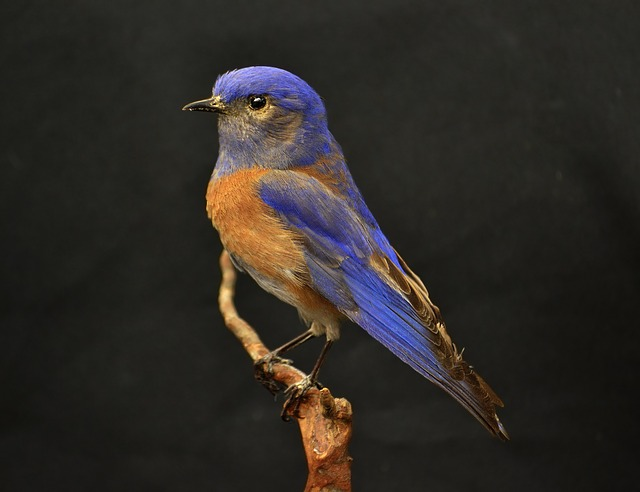
#> input picture images/bird.jpg, 640 x 492 px
$ python exercise2e.py
#> lines starting #> are read from the running program, lines starting #| are printed output that depends on the picture; after the words box and inside, x2 and y2 are one past the last pixel; in counts of white or black regions, pixels touching at a corner belong together
#> further down, img is the input picture: shape (492, 640, 3); mean R, G, B 46.1, 42.1, 37.6
# exercise 2.e
from UZ_utils import *
import numpy as np
import cv2
from matplotlib import pyplot as plt

def otsu(img):
    # testing all thresholds from 0 to the maximum of the image
    threshold_range = range(np.max(256))
    criterias = [compute_otsu_criteria(img, th) for th in threshold_range]
    # best threshold is the one minimizing the Otsu criteria
    return threshold_range[np.argmin(criterias)]

def compute_otsu_criteria(im, th):
    # create the thresholded image
    thresholded_im = np.zeros(im.shape)
    thresholded_im[im >= th] = 1
    # compute weights
    nb_pixels = im.size
    nb_pixels1 = np.count_nonzero(thresholded_im)
    weight1 = nb_pixels1 / nb_pixels
    weight0 = 1 - weight1
    # if one the classes is empty, eg all pixels are below or above the threshold, that threshold will not be considered
    # in the search for the best threshold
    if weight1 == 0 or weight0 == 0:
        return np.inf
    # find all pixels belonging to each class
    val_pixels1 = im[thresholded_im == 1]
    val_pixels0 = im[thresholded_im == 0]
    # compute variance of these classes
    var0 = np.var(val_pixels0) if len(val_pixels0) > 0 else 0
    var1 = np.var(val_pixels1) if len(val_pixels1) > 0 else 0
    return weight0 * var0 + weight1 * var1

def rgb2gray(rgb):
    rgb = rgb.astype(np.float64)
    r, g, b = rgb[:, :, 0], rgb[:, :, 1], rgb[:, :, 2]
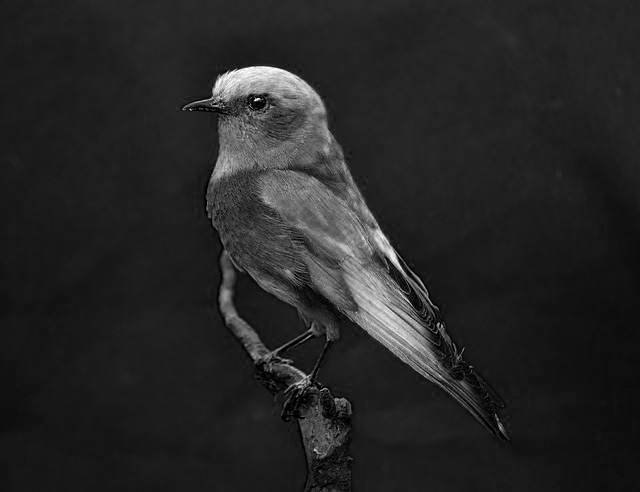
#> b: shape (492, 640) float64; min 0, max 255, mean 37.6
    v = (r + g + b) / 3
    return v.astype(np.uint8)

def myhist(arr, n):
#> called with n = 255
    min = np.min(arr)
#> min = 0
    max = np.max(arr)
#> max = 253
    diff = max - min
#> diff = 253
    arr = arr.reshape(-1)
    arr = ((arr.astype(np.float64) - min) / diff) * (n-1)
    arr = arr.astype(np.uint8)
    counts = np.zeros(n, np.uint32)
    for x in arr:
        counts[x] += 1
#> this loop made 314880 passes
#> x on passes 1 to 3: 30, 30, 30
#> after the loop, counts = 255 values, max 18266 at index 30, min 0 at index 231, mean 1234.8
    return counts / len(arr)


img = plt.imread('images/bird.jpg') # 0-255
grey = rgb2gray(np.copy(img))

numOfBins = 255
histogram = myhist(np.copy(grey), numOfBins)
#> histogram = 255 values, max 0.058 at index 30, min 0 at index 231, mean 0.00392
threshold = otsu(grey)
#> call 3 of compute_otsu_criteria, with th = 2
#> in compute_otsu_criteria (call 3), `thresholded_im[im >= th] = 1`:
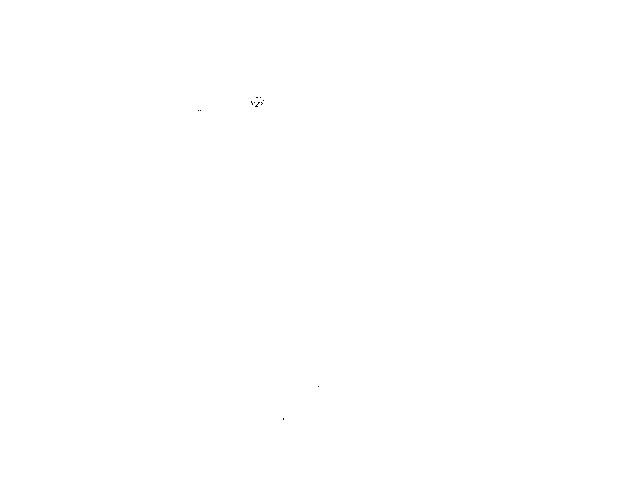
#> thresholded_im: shape (492, 640) float64; values 0 (black) and 1 (white), 100% white; black in thin lines or dots, all inside (x1, y1, x2, y2) = (198, 97, 319, 420)
#> in compute_otsu_criteria (call 3), `nb_pixels1 = np.count_nonzero(thresholded_im)`: nb_pixels1 = 314855
#> in compute_otsu_criteria (call 3), `weight0 = 1 - weight1`: weight0 = 7.94e-05
#> in compute_otsu_criteria (call 3), `val_pixels0 = im[thresholded_im == 0]`: val_pixels0 = 25 values, max 1 at index 0, min 0 at index 1, mean 0.72
#> in compute_otsu_criteria (call 3), `var0 = np.var(val_pixels0) if len(val_pixels0) > 0 else 0`: var0 = 0.202
#> in compute_otsu_criteria (call 38), `thresholded_im[im >= th] = 1`:
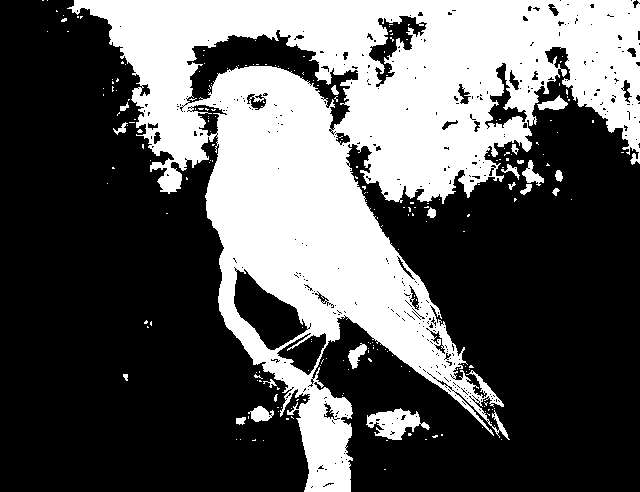
#> thresholded_im: shape (492, 640) float64; values 0 (black) and 1 (white), 35.6% white; 222 white regions (202 under 20 px), largest, box (x1, y1, x2, y2) and area: (67, 0, 640, 492) 108566, (366, 408, 430, 440) 1068, (248, 406, 274, 422) 251
#> in compute_otsu_criteria (call 38), `nb_pixels1 = np.count_nonzero(thresholded_im)`: nb_pixels1 = 111990
#> in compute_otsu_criteria (call 38), `weight1 = nb_pixels1 / nb_pixels`: weight1 = 0.356
#> in compute_otsu_criteria (call 38), `weight0 = 1 - weight1`: weight0 = 0.644
#> in compute_otsu_criteria (call 38), `var0 = np.var(val_pixels0) if len(val_pixels0) > 0 else 0`: var0 = 26.76
#> in compute_otsu_criteria (call 38), `var1 = np.var(val_pixels1) if len(val_pixels1) > 0 else 0`: var1 = 1417.7
#> in compute_otsu_criteria (call 39), `thresholded_im[im >= th] = 1`:
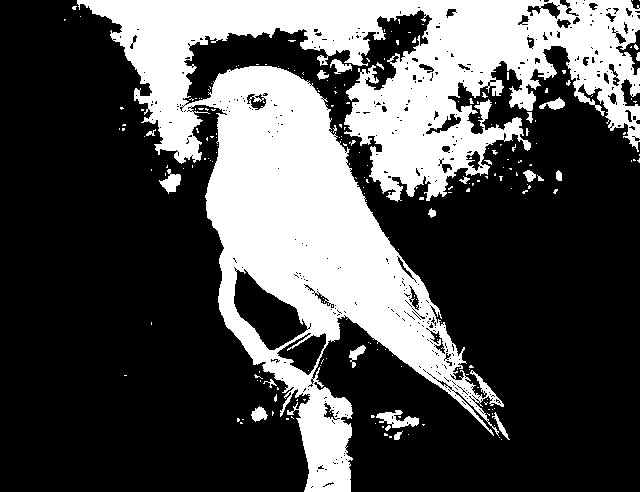
#> thresholded_im: shape (492, 640) float64; values 0 (black) and 1 (white), 31.5% white; 216 white regions (194 under 20 px), largest, box (x1, y1, x2, y2) and area: (77, 0, 640, 492) 96330, (376, 410, 419, 428) 393, (159, 169, 181, 194) 274
#> in compute_otsu_criteria (call 39), `nb_pixels1 = np.count_nonzero(thresholded_im)`: nb_pixels1 = 99230
#> in compute_otsu_criteria (call 39), `weight1 = nb_pixels1 / nb_pixels`: weight1 = 0.315
#> in compute_otsu_criteria (call 39), `weight0 = 1 - weight1`: weight0 = 0.685
#> in compute_otsu_criteria (call 39), `var0 = np.var(val_pixels0) if len(val_pixels0) > 0 else 0`: var0 = 29.26
#> in compute_otsu_criteria (call 39), `var1 = np.var(val_pixels1) if len(val_pixels1) > 0 else 0`: var1 = 1478.6
#> in compute_otsu_criteria (call 40), `thresholded_im[im >= th] = 1`:
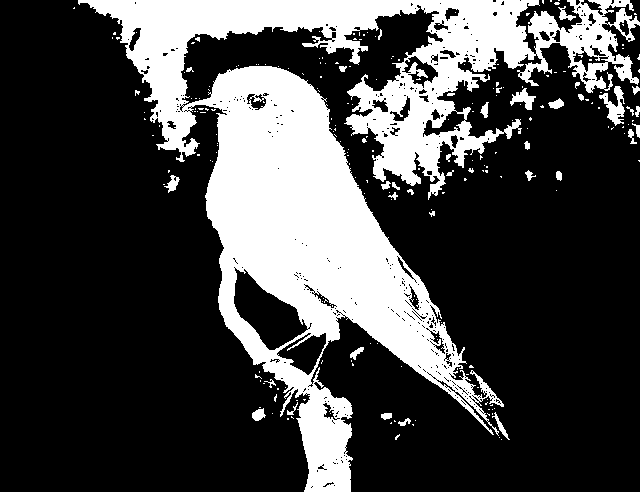
#> thresholded_im: shape (492, 640) float64; values 0 (black) and 1 (white), 27.1% white; 226 white regions (190 under 20 px), largest, box (x1, y1, x2, y2) and area: (78, 0, 640, 492) 82463, (599, 86, 625, 126) 445, (510, 88, 536, 110) 259
#> in compute_otsu_criteria (call 40), `nb_pixels1 = np.count_nonzero(thresholded_im)`: nb_pixels1 = 85466
#> in compute_otsu_criteria (call 40), `weight1 = nb_pixels1 / nb_pixels`: weight1 = 0.271
#> in compute_otsu_criteria (call 40), `weight0 = 1 - weight1`: weight0 = 0.729
#> in compute_otsu_criteria (call 40), `var0 = np.var(val_pixels0) if len(val_pixels0) > 0 else 0`: var0 = 32.13
#> in compute_otsu_criteria (call 40), `var1 = np.var(val_pixels1) if len(val_pixels1) > 0 else 0`: var1 = 1529.6
#> in otsu, `criterias = [compute_otsu_criteria(img, th) for th in threshold_range]`: criterias = 256 items, first 6: inf, 843.5, 843.4, 843.3, 843.3, 843.1
#> threshold = 73
mask = np.where(grey < threshold, 0, 1)
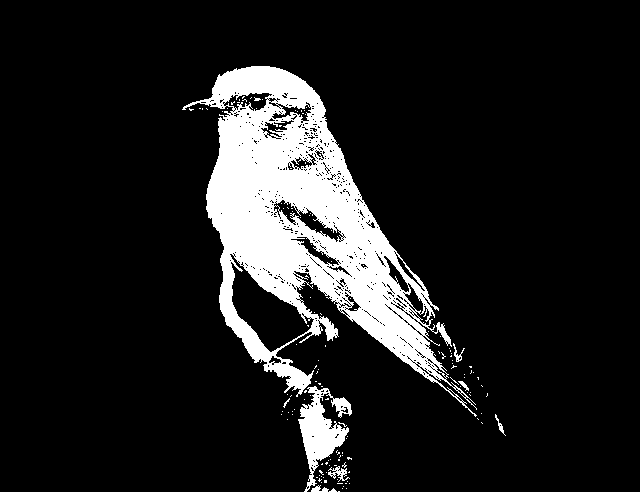
#> mask: shape (492, 640) int64; values 0 (black) and 1 (white), 12.1% white; 138 white regions (130 under 20 px), largest, box (x1, y1, x2, y2) and area: (182, 66, 477, 417) 34951, (298, 386, 352, 492) 2349, (328, 466, 350, 482) 140
print(threshold)
#| 73


f = plt.figure()
f.add_subplot(2, 2, 1)
plt.imshow(img)
f.add_subplot(2, 2, 2)
plt.imshow(grey, cmap="gray")
f.add_subplot(2, 2, 3)
plt.bar(np.arange(numOfBins), histogram)
f.add_subplot(2, 2, 4)
plt.imshow(mask, cmap="gray")

plt.show()
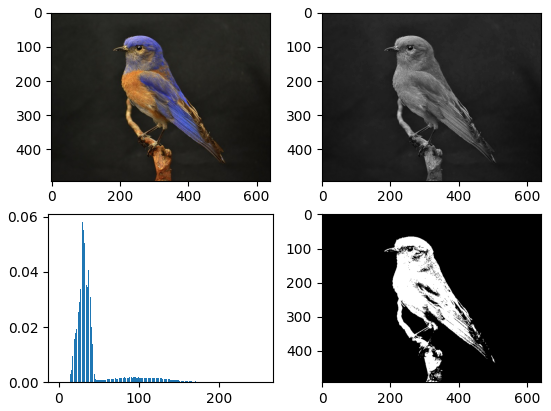
#> figure drawn by matplotlib, 4 panels; panel 3: tallest bar 0.058 high, from x = 29.6 to 30.4

$ run again, with images/img0.jpg copied over images/bird.jpg
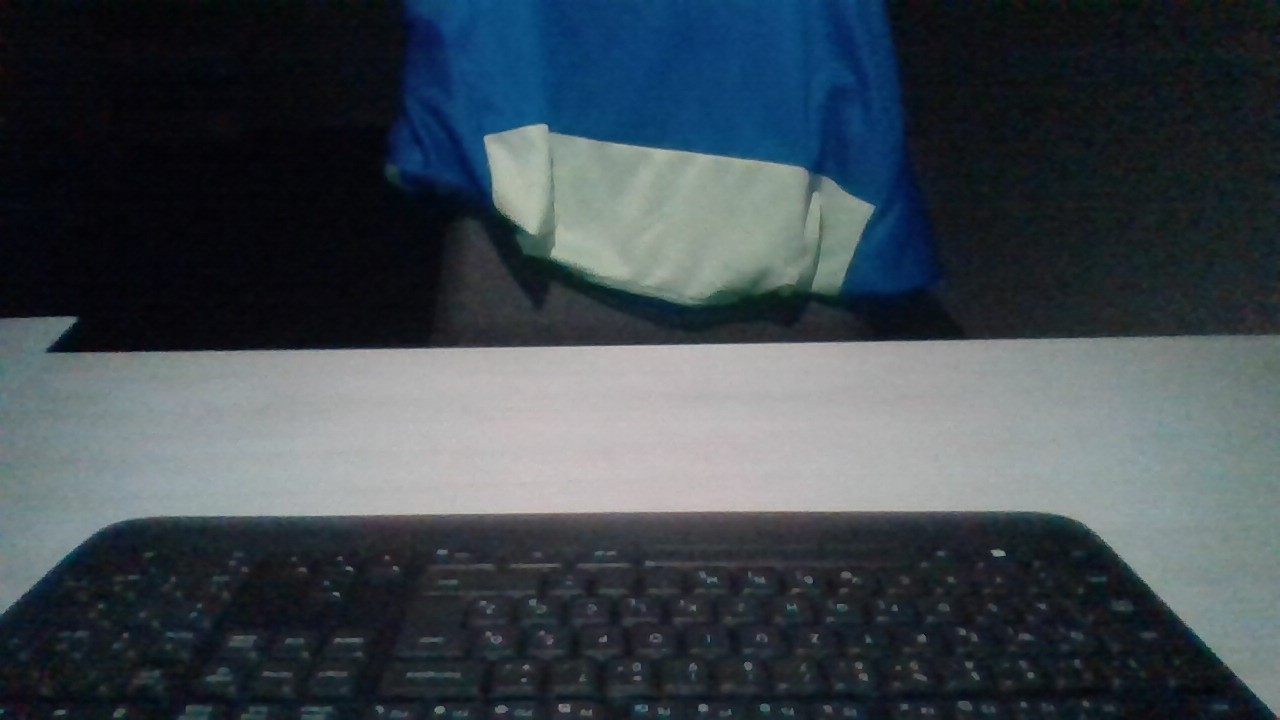
#> input picture images/img0.jpg, 1280 x 720 px
#> img is the input picture: shape (720, 1280, 3); mean R, G, B 62.8, 72.3, 79.7
#> min = 3
#> max = 200
#> diff = 197
#> the loop in myhist, `for x in arr:` made 921600 passes
#> x on passes 1 to 3: 18, 15, 14
#> after the loop in myhist, `for x in arr:`: counts = 255 values, max 26728 at index 6, min 0 at index 4, mean 3614.1
#> histogram = 255 values, max 0.029 at index 6, min 0 at index 4, mean 0.00392
#> in compute_otsu_criteria (call 7), `thresholded_im[im >= th] = 1`:
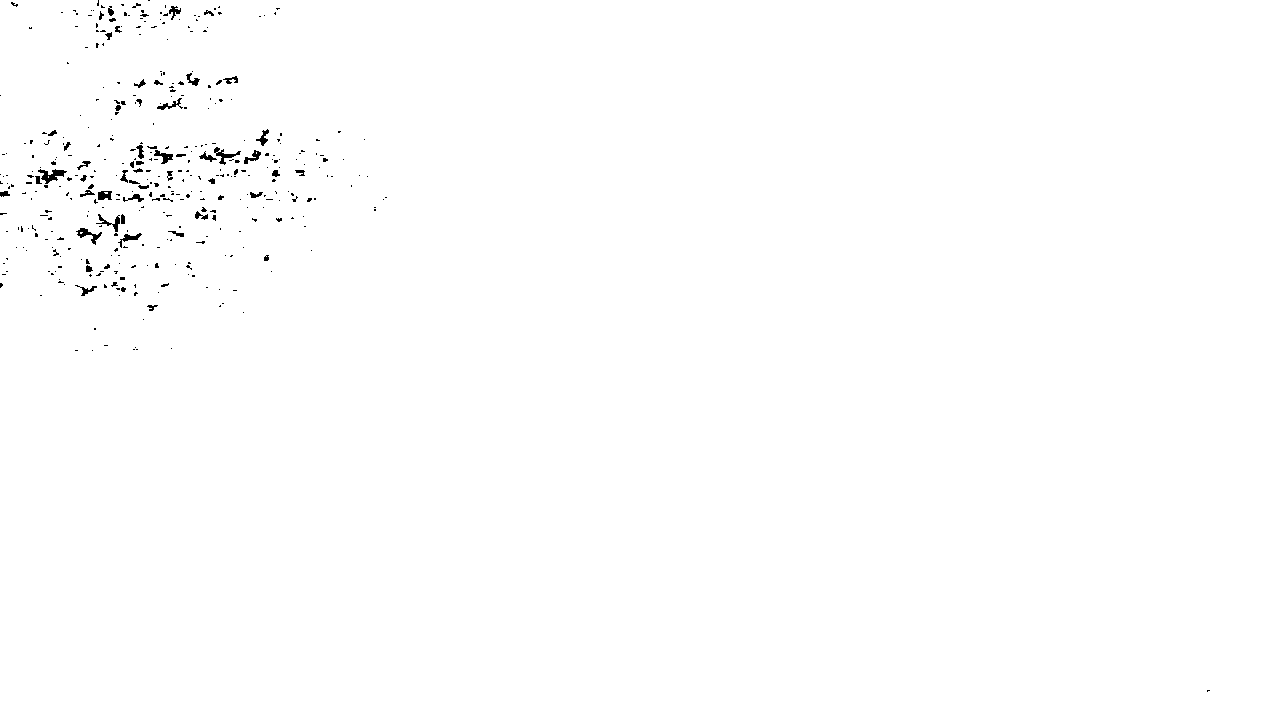
#> thresholded_im: shape (720, 1280) float64; values 0 (black) and 1 (white), 99.5% white; 389 black regions (333 under 20 px), largest, box (x1, y1, x2, y2) and area: (38, 169, 67, 184) 197, (214, 147, 241, 165) 147, (76, 228, 102, 245) 147
#> nb_pixels1 = 916988
#> weight1 = 0.995
#> weight0 = 0.005
#> val_pixels0 = 4612 values, max 5 at index 0, min 3 at index 99, mean 4.92
#> var0 = 0.0734
#> var1 = 3833.4
#> criterias = 256 items, first 6: inf, inf, inf, inf, 3836.3, 3834.7
#> threshold = 95
#> mask: shape (720, 1280) int64; values 0 (black) and 1 (white), 31.8% white; 94 white regions (83 under 20 px), largest, box (x1, y1, x2, y2) and area: (0, 317, 1280, 718) 247024, (483, 123, 875, 304) 45521, (559, 704, 570, 712) 77
#| 95
#> `plt.show()`:
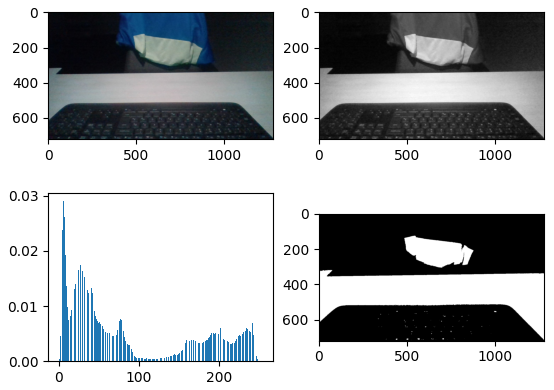
#> figure drawn by matplotlib, 4 panels; panel 3: tallest bar 0.029 high, from x = 5.6 to 6.4
